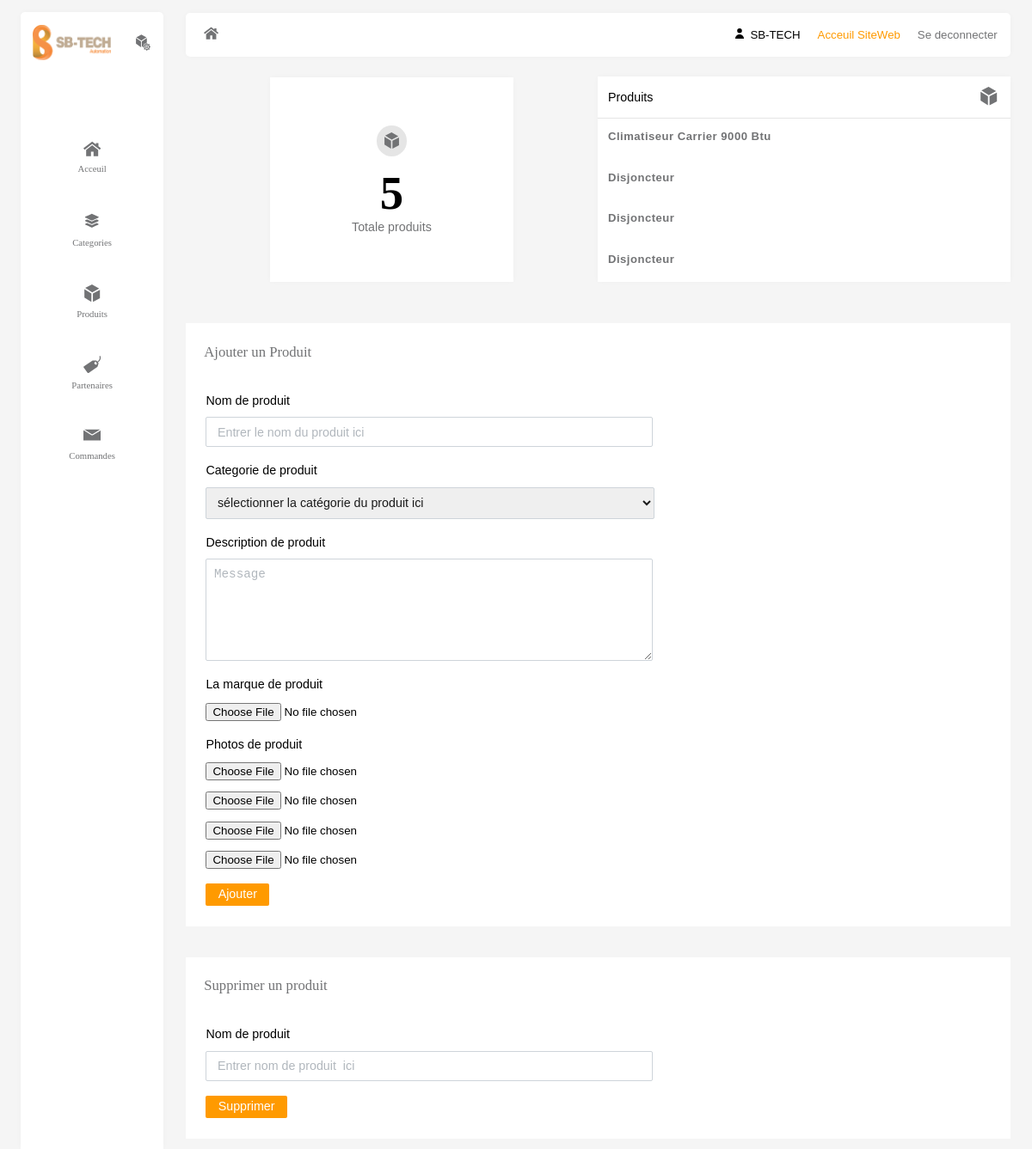
The page /admin/produit.php (signed in) on the database as committed earlier.
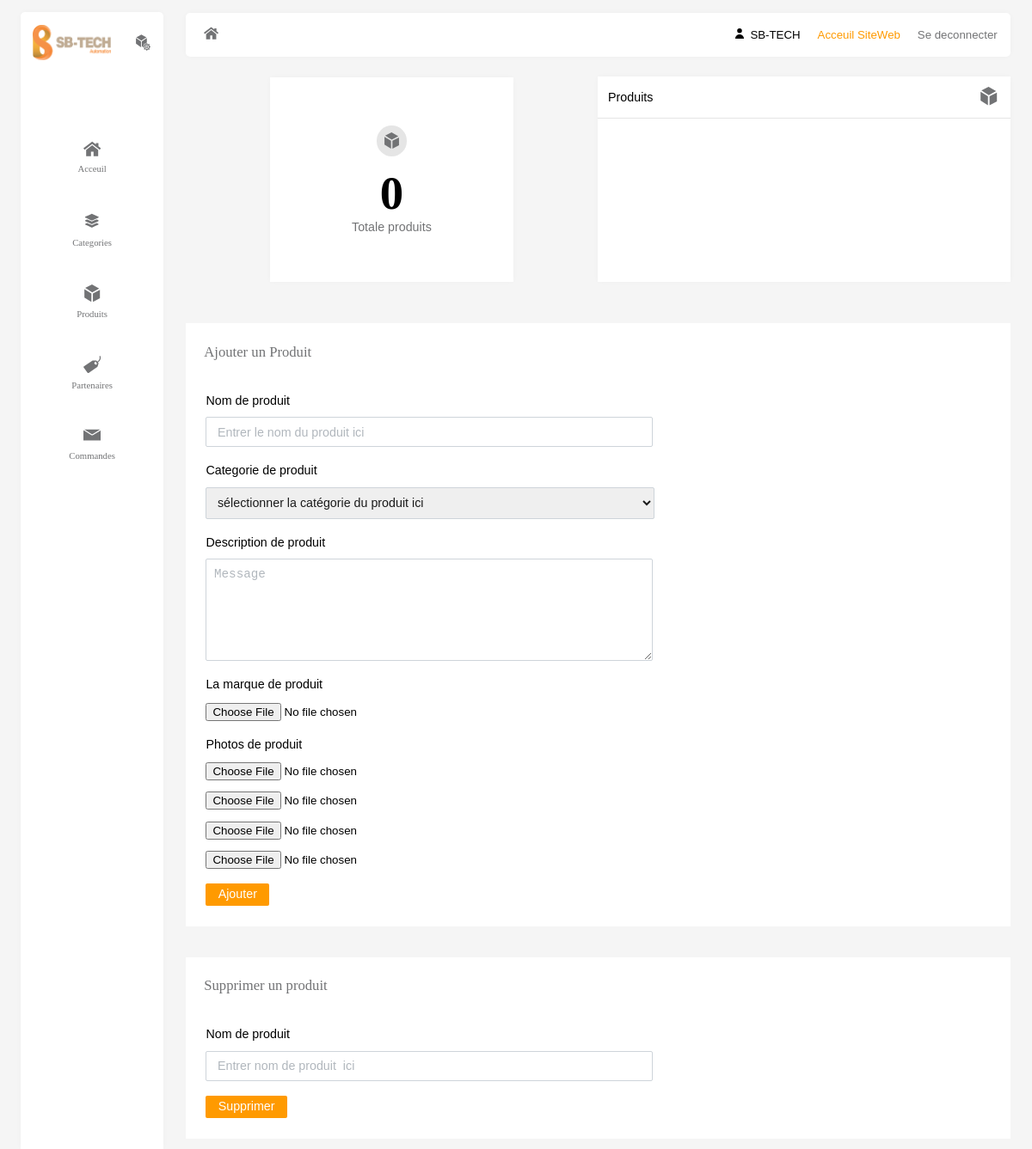
The same page on the database as committed later.
### tables this page shows
CREATE TABLE `product` (
  `id_prd` int(5) NOT NULL,
  `nom_prd` text NOT NULL,
  `categorie` text NOT NULL,
  `details` text NOT NULL,
  `brand` varchar(100) NOT NULL,
  `image1` varchar(100) NOT NULL,
  `image2` varchar(100) NOT NULL,
  `image3` varchar(100) NOT NULL,
  `image4` varchar(100) NOT NULL
);

### admin/produit.php (the view, shortened to what the changed rows need)
<?php
$admin=$_SESSION['nom'];
include('../db.php');
if (!empty($admin)) {
$query=$conn->prepare("SELECT * FROM `product`;");
$query->execute();
$results=$query->fetchAll();
$query1=$conn->prepare("SELECT COUNT(id_prd) FROM product;");
$query1->execute();
$res=$query1->fetchAll();
}else {
    header('location:../page-login.php');
}
?>
<!DOCTYPE html>
<html lang="en">
<head>
    <link rel="stylesheet" href="https://stackpath.bootstrapcdn.com/font-awesome/4.7.0/css/font-awesome.min.css">
    <link rel="stylesheet" href="css/categorie.css">
    <link rel="stylesheet" href="css/nav.css">
    <link rel="stylesheet" href="css/header.css">
</head>
<body>
    <main>
            <section id="anal">
                <div class="container-dashboard">
                    <div class="con-7">
                        <div class="card-ov">
                            <div class="icon">
                            </div>
                            <div class="number" id="number"><?php echo $res[0]['COUNT(id_prd)'];?></div>
                            <div class="total">Totale produits</div>
                        </div>
                    </div>
                    <div class="con-7">
                        <div class="card-desc-ui">
                            <ul id="productsIN">
                            <?php
                          if (sizeof($results)>0) {
                            for ($i=0; $i <sizeof($results) ; $i++) {
                              $prd=$results[$i]['nom_prd'];
                              echo"<li>$prd</li>";
                            }
                          }?>
                            </ul>
                        </div>
                    </div>
                </div>
            </section>
    </main>
</body>
</html>

Rows that differ between the two databases and show on the page:
removed product: nom_prd "Climatiseur Carrier 9000 Btu"
removed product: nom_prd "Disjoncteur"
removed product: nom_prd "Disjoncteur"
removed product: nom_prd "Disjoncteur"
Other text that changed with them:
$res[0]['COUNT(id_prd)']: "5" → "0"
